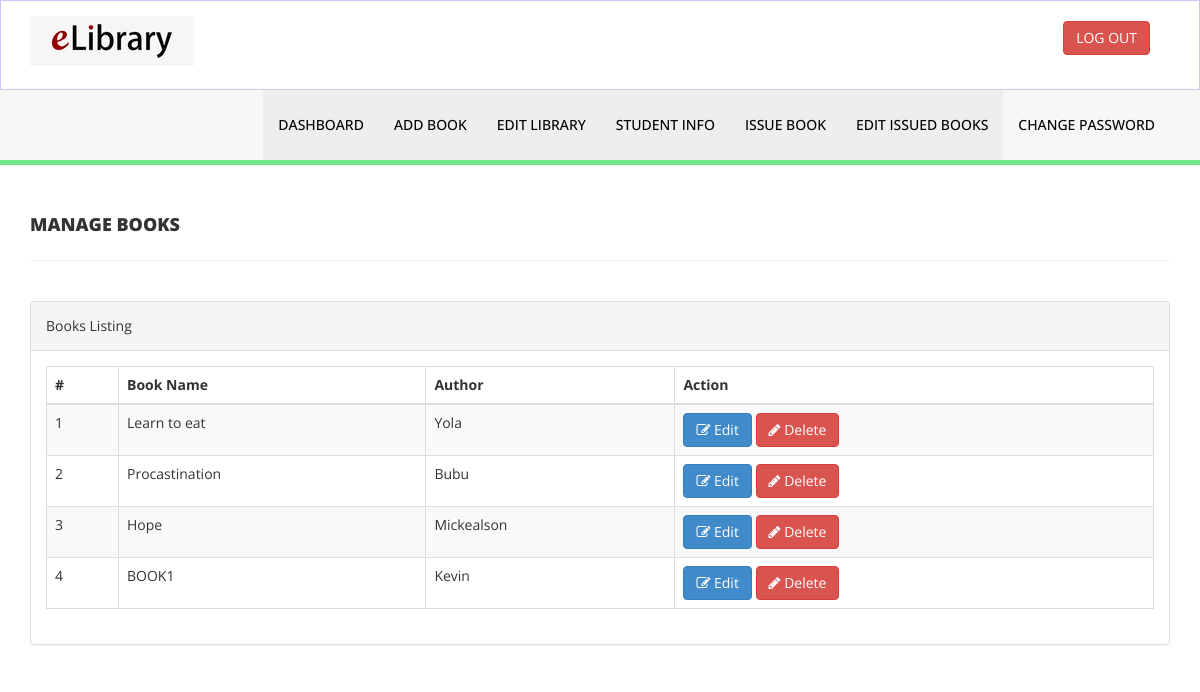
Page /admin/manage-books.php (signed in) on the committed database.
### tables this page shows
CREATE TABLE `tblbooks` (
  `id` int(11) NOT NULL,
  `BookName` varchar(255) DEFAULT NULL,
  `Author` varchar(10) NOT NULL,
  `RegDate` timestamp NULL DEFAULT current_timestamp(),
  `UpdationDate` timestamp NULL DEFAULT NULL ON UPDATE current_timestamp()
);

### admin/manage-books.php (the view, shortened to what this page needs)
<?php
include('includes/config.php');
if(strlen($_SESSION['alogin'])==0)
    {
header('location:index.php');
}
else{
    ?>
<!DOCTYPE html>
<html xmlns="http://www.w3.org/1999/xhtml">
<head>
    <link href="assets/css/bootstrap.css" rel="stylesheet" />
    <link href="assets/css/font-awesome.css" rel="stylesheet" />
    <link href="assets/js/dataTables/dataTables.bootstrap.css" rel="stylesheet" />
    <link href="assets/css/style.css" rel="stylesheet" />
</head>
<body>
<?php include('includes/header.php');?>
    <div class="content-wrapper">
         <div class="container">
        <div class="row pad-botm">
            <div class="col-md-12">
                <h4 class="header-line">Manage Books</h4>
    </div>
     <div class="row">
</div>
        </div>
            <div class="row">
                <div class="col-md-12">
                    <div class="panel panel-default">
                        <div class="panel-heading">
                           Books Listing
                        </div>
                        <div class="panel-body">
                            <div class="table-responsive">
                                <table class="table table-striped table-bordered table-hover" id="dataTables-example">
                                    <thead>
                                        <tr>
                                            <th>#</th>
                                            <th>Book Name</th>
                                            <th>Author</th>
                                            <th>Action</th>
                                        </tr>
                                    </thead>
                                    <tbody>
<?php $sql = "SELECT tblbooks.BookName,tblbooks.Author,tblbooks.id as bookid from  tblbooks";
$query = $dbh -> prepare($sql);
$query->execute();
$results=$query->fetchAll(PDO::FETCH_OBJ);
$cnt=1;
if($query->rowCount() > 0)
{
foreach($results as $result)
{               ?>
                                        <tr class="odd gradeX">
                                            <td class="center"><?php echo htmlentities($cnt);?></td>
                                            <td class="center"><?php echo htmlentities($result->BookName);?></td>
                                            <td class="center"><?php echo htmlentities($result->Author);?></td>
                                            <td class="center">
                                            <a href="edit-book.php?bookid=<?php echo htmlentities($result->bookid);?>"><button class="btn btn-primary"><i class="fa fa-edit "></i> Edit</button>
                                          <a href="manage-books.php?del=<?php echo htmlentities($result->bookid);?>" onclick="return confirm('Are you sure you want to delete?');"" >  <button class="btn btn-danger"><i class="fa fa-pencil"></i> Delete</button>
                                            </td>
                                        </tr>
 <?php $cnt=$cnt+1;}} ?>
                                    </tbody>
                                </table>
                            </div>
                        </div>
                    </div>
                </div>
            </div>
    </div>
    </div>
</body>
</html>
<?php } ?>

### admin/assets/css/style.css (style rules this page uses)
.content-wrapper { margin-top: 40px; min-height:800px; padding-bottom:90px; }
.header-line { font-weight:900; padding-bottom:25px; border-bottom:1px solid #eeeeee; text-transform:uppercase; }
.pad-botm { padding-bottom:30px; }

### rows in the picture
tblbooks: BookName "Learn to eat", Author "Yola"
tblbooks: BookName "Procastination", Author "Bubu"
tblbooks: BookName "Hope", Author "Mickealson"
tblbooks: BookName "BOOK1", Author "Kevin"
